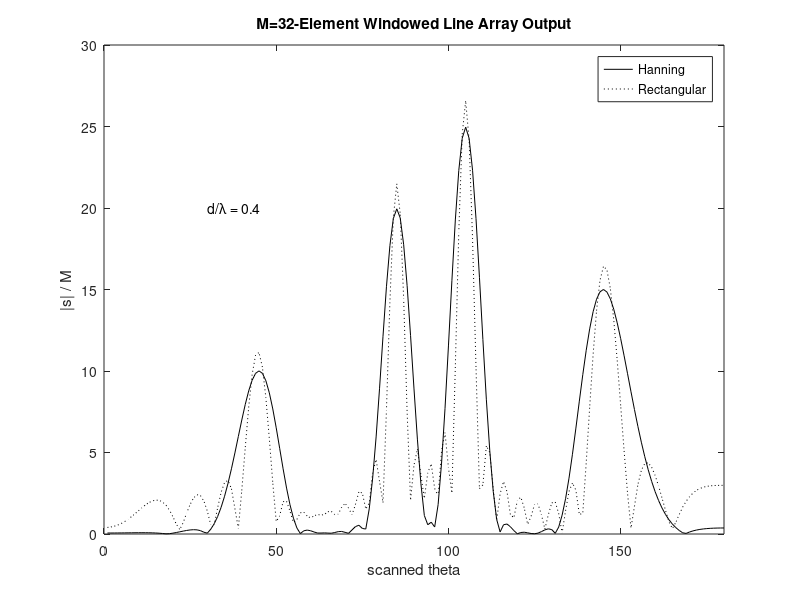

Recreate this plot in MATLAB.
% line array beam output for 3 sources

thetad = 1:360;
theta = pi.*thetad./180;

M=16;
M=32;
doverl=.4;

S=zeros([4,1]);
ts=zeros([4,1]);

S(1)=10;
ts(1)=45;		% source 1 @ 65 deg level 30
S(2)=20;
ts(2)=85;		% source 2 @ 85 deg level 20
S(3)=25;
ts(3)=105;	% source 3 @ 105 deg level 25
S(4)=15;
ts(4)=145;	% source 4 @ 145 deg level 15

% here we sum up sources at the given directions of arrival (DOA)
y=zeros([1,M]);	% array data vector
% 4 sources, 16 array elements to sum source for
for n=1:4,
  steer = +j*2*pi*doverl*cos(pi*ts(n)/180); % phase offset for source
  for m=1:M,
    y(m) = y(m) + S(n)*exp(steer*(m-1));    % phase for mth element
  end;
end;

Ah=hanning(M);			% scaled Hanning shading
Ar=ones([M,1]);       % in case you want to see no Hanning window
Aw=zeros([M,1]);
Awr=zeros([M,1]);

scale = 0;
for m=1:M,
 scale = scale + Ah(m);
end;
Ah = Ah.*M./scale;		% amplitude scaled

resp = zeros(size(theta));
respr = zeros(size(theta));

% now we make a steering vector for each degree and "scan" 1 to 180
for n=1:180,
  steer = -j*2*pi*doverl*cos(pi*n/180);
  for m=1:M,
    Aw(m) = Ah(m)*exp(steer*(m-1)); % make steering vector
    Awr(m) = Ar(m)*exp(steer*(m-1)); % make steering vector (rect window)
  end;			
  resp(n)=y*Aw./M; % this is the array output for the nth look direction
  respr(n)=y*Awr./M; % this is the array output - rectangular window
end;

figure(1);
plot(thetad(1:180),abs(resp(1:180)),'k',thetad(1:180),abs(respr(1:180)),'k:');
ylabel('|s| / M');
xlabel('scanned theta');

titbuf=sprintf('M=%d-Element Windowed Line Array Output',M);
title(titbuf);
text(30,20,'d/\lambda = 0.4');
legend('Hanning','Rectangular');
axis([0 180 0 30]);
